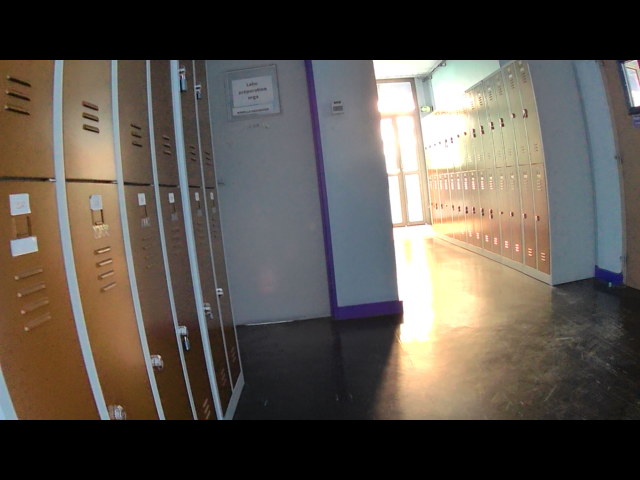
#> input picture Detection_img/images_neg_raw/1015.png, 640 x 480 px, found by its file name; its folder holds only this picture in this run
$ python fine_neg_img.py
#> lines starting #> are read from the running program, lines starting #| are printed output that depends on the picture
import os
import cv2

os.system("cls")


path1 = ".\\images_neg_raw\\"
path2 = ".\\images_neg_clean\\"
folder_raw = os.listdir(path1)
count = 0


for file in folder_raw:

    img = cv2.imread(path1 + file , cv2.IMREAD_GRAYSCALE)
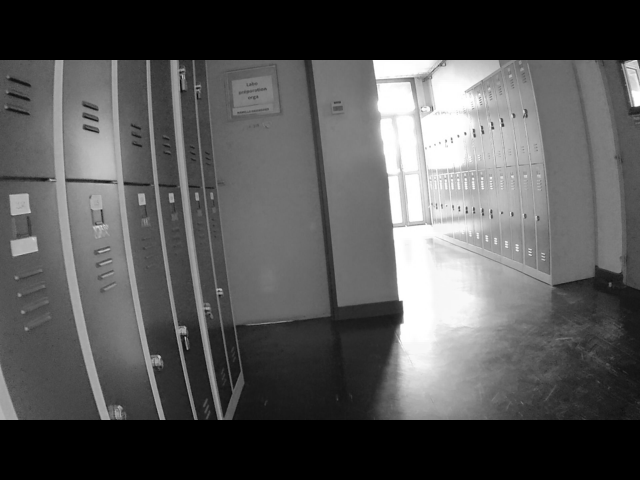
#> img: shape (480, 640); min 0, max 255, mean 86.5
    img_clean = cv2.resize(img , (320 , 240))
    cv2.imwrite(path2 + str(count) + ".jpg" , img_clean)
    count +=1

$ run again, on Detection_img/images_neg_raw/1116.png
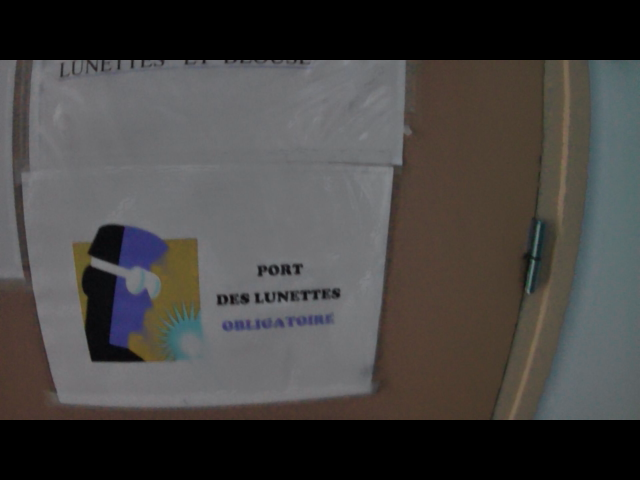
#> input picture Detection_img/images_neg_raw/1116.png, 640 x 480 px, found by its file name
#> `img = cv2.imread(path1 + file , cv2.IMREAD_GRAYSCALE)`:
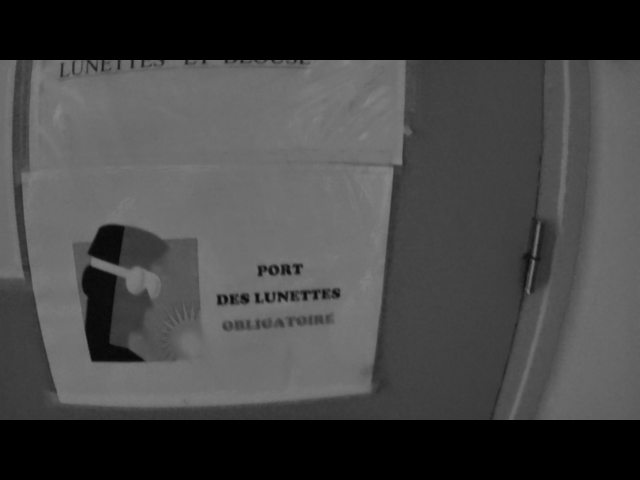
#> img: shape (480, 640); min 0, max 133, mean 68.2

$ run again, on Detection_img/images_neg_raw/1123.png
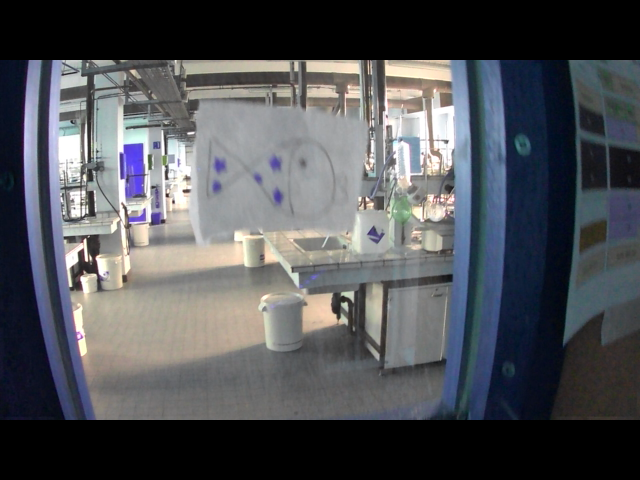
#> input picture Detection_img/images_neg_raw/1123.png, 640 x 480 px, found by its file name
#> `img = cv2.imread(path1 + file , cv2.IMREAD_GRAYSCALE)`:
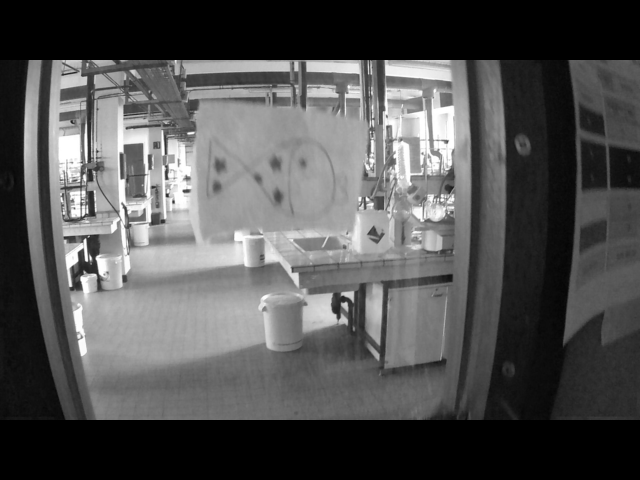
#> img: shape (480, 640); min 0, max 255, mean 81.9

$ run again, on Detection_img/images_neg_raw/1127.png
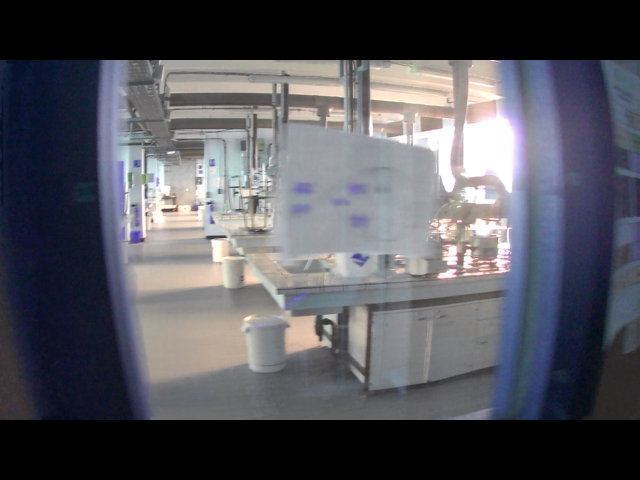
#> input picture Detection_img/images_neg_raw/1127.png, 640 x 480 px, found by its file name
#> `img = cv2.imread(path1 + file , cv2.IMREAD_GRAYSCALE)`:
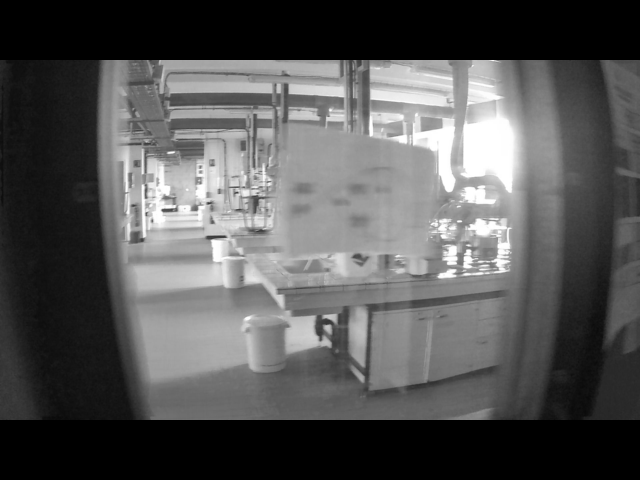
#> img: shape (480, 640); min 0, max 255, mean 85.1

$ run again, on Detection_img/images_neg_raw/1038.png
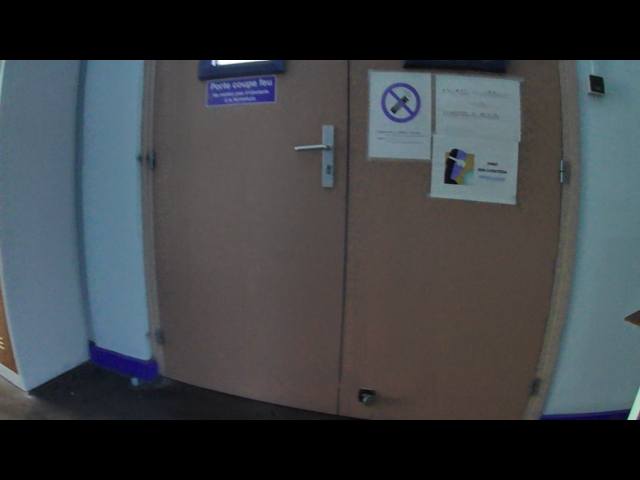
#> input picture Detection_img/images_neg_raw/1038.png, 640 x 480 px, found by its file name
#> `img = cv2.imread(path1 + file , cv2.IMREAD_GRAYSCALE)`:
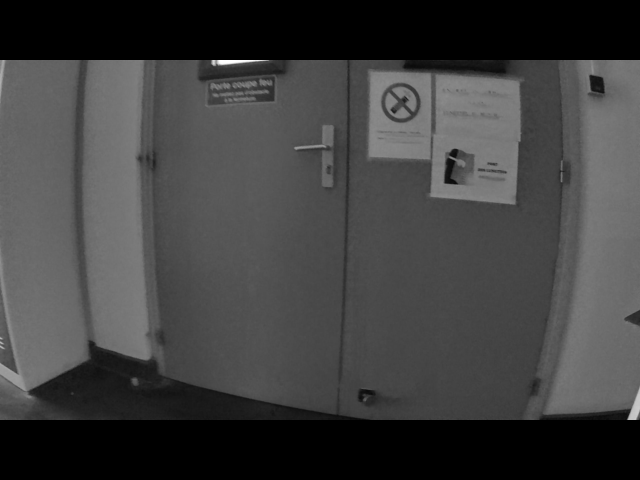
#> img: shape (480, 640); min 0, max 255, mean 63.8
